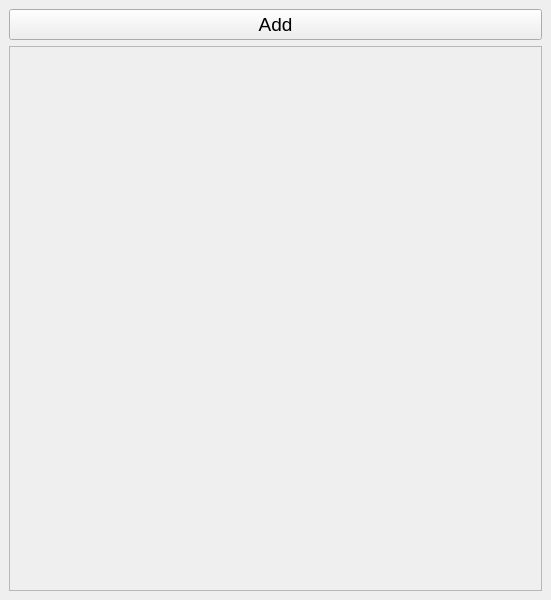
<?xml version="1.0" encoding="UTF-8"?>
<ui version="4.0">
 <class>MainWindow</class>
 <widget class="QMainWindow" name="MainWindow">
  <property name="geometry">
   <rect>
    <x>0</x>
    <y>0</y>
    <width>551</width>
    <height>600</height>
   </rect>
  </property>
  <property name="font">
   <font>
    <family>Segoe UI</family>
    <pointsize>14</pointsize>
    <weight>50</weight>
    <bold>false</bold>
   </font>
  </property>
  <property name="windowTitle">
   <string>Programs</string>
  </property>
  <widget class="QWidget" name="centralwidget">
   <layout class="QVBoxLayout" name="verticalLayout">
    <item>
     <widget class="QPushButton" name="add_pushbutton">
      <property name="text">
       <string>Add</string>
      </property>
     </widget>
    </item>
    <item>
     <widget class="QScrollArea" name="scrollArea">
      <property name="widgetResizable">
       <bool>true</bool>
      </property>
      <widget class="QWidget" name="scrollAreaWidgetContents">
       <property name="geometry">
        <rect>
         <x>0</x>
         <y>0</y>
         <width>531</width>
         <height>543</height>
        </rect>
       </property>
       <layout class="QHBoxLayout" name="horizontalLayout">
        <item>
         <layout class="QVBoxLayout" name="coordwidget_layout"/>
        </item>
       </layout>
      </widget>
     </widget>
    </item>
   </layout>
  </widget>
 </widget>
 <resources/>
 <connections/>
</ui>
